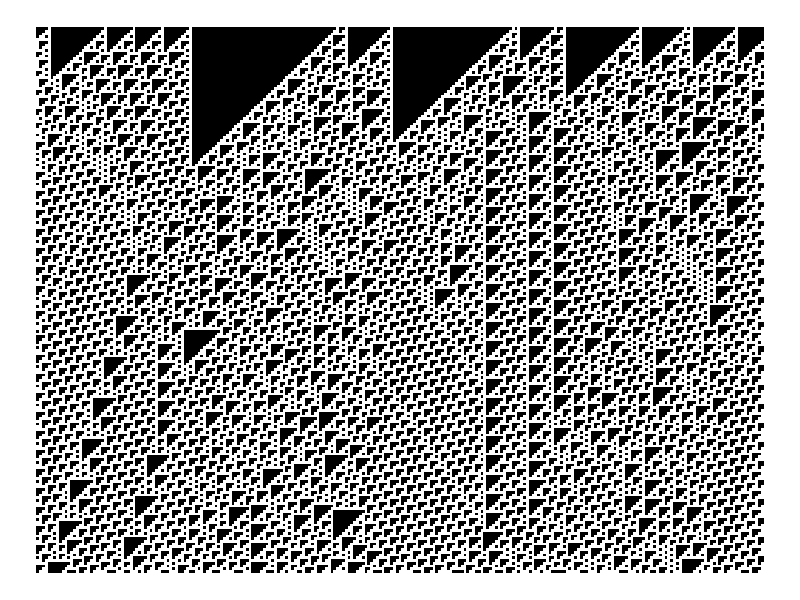

The R script that drew this image:
#To convert a number to binary
library(R.utils)

#To draw the plot
library(ggplot2)
library(reshape2)

#We stablish the number of colums
cell <- 257

#We create a matrix with the number of columns and rows desired, all values set to FALSE
#We will use FALSE as 0 (white) and TRUE as 1 (black)
ca <- matrix (FALSE, nrow = 200, ncol = cell)

#We write the number of the rule
rule_dec <- 137

#Using the number, we generate a vector with the corresponding binary number
rule_binary <- as.numeric(strsplit(intToBin(rule_dec), "")[[1]])

#We make sure the vector has length 8; otherwise, we fill it with 0s in the first positions
while (length(rule_binary)<8) {
  rule_binary <- c(0, rule_binary)
}

#We change the 0s for FALSE and the 1s for TRUE
rule <- as.logical(rule_binary)

#We define the function to apply the rule
#This function takes as input a matrix with values TRUE or FALSE and a binary vector of length 8
#The function goes over every value of the matrix (except the first row, which corresponds to initial conditions) applying the rule
#The cells in the first and last columns are taken as neighbors.
#The function returns the modified matrix
ca_rule <- function(ca, rule) {
  for (i in 2:nrow(ca)) {
    print (i)
    for (j in 1:ncol(ca)) {
      if (j==1){
        if (ca[i-1,ncol(ca)] == TRUE) {
          if (ca[i-1,j] == TRUE) {
            if (ca[i-1,j+1] == TRUE) {
              ca[i,j] <- rule[1]
            } else {
              ca[i,j] <- rule[2]
            }
          } else {
            if (ca[i-1,j+1] == TRUE) {
              ca[i,j] <- rule[3]
            } else {
              ca[i,j] <- rule[4]
            }
          }
        } else {
          if (ca[i-1,j] == TRUE) {
            if (ca[i-1,j+1] == TRUE) {
              ca[i,j] <- rule[5]
            } else {
              ca[i,j] <- rule[6]
            }
          } else {
            if (ca[i-1,j+1] == TRUE) {
              ca[i,j] <- rule[7]
            } else {
              ca[i,j] <- rule[8]
            }
          }
        }
      } else if (j==ncol(ca)) {
        if (ca[i-1,j-1] == TRUE) {
          if (ca[i-1,j] == TRUE) {
            if (ca[i-1,1] == TRUE) {
              ca[i,j] <- rule[1]
            } else {
              ca[i,j] <- rule[2]
            }
          } else {
            if (ca[i-1,1] == TRUE) {
              ca[i,j] <- rule[3]
            } else {
              ca[i,j] <- rule[4]
            }
          }
        } else {
          if (ca[i-1,j] == TRUE) {
            if (ca[i-1,1] == TRUE) {
              ca[i,j] <- rule[5]
            } else {
              ca[i,j] <- rule[6]
            }
          } else {
            if (ca[i-1,1] == TRUE) {
              ca[i,j] <- rule[7]
            } else {
              ca[i,j] <- rule[8]
            }
          }
        }
      } else {
        if (ca[i-1,j-1] == TRUE) {
          if (ca[i-1,j] == TRUE) {
            if (ca[i-1,j+1] == TRUE) {
              ca[i,j] <- rule[1]
            } else {
              ca[i,j] <- rule[2]
            }
          } else {
            if (ca[i-1,j+1] == TRUE) {
              ca[i,j] <- rule[3]
            } else {
              ca[i,j] <- rule[4]
            }
          }
        } else {
          if (ca[i-1,j] == TRUE) {
            if (ca[i-1,j+1] == TRUE) {
              ca[i,j] <- rule[5]
            } else {
              ca[i,j] <- rule[6]
            }
          } else {
            if (ca[i-1,j+1] == TRUE) {
              ca[i,j] <- rule[7]
            } else {
              ca[i,j] <- rule[8]
            }
          }
        }
      }
    }
  }
  return(ca)
}


#We set the initial conditions

#The middle cell black
#ca[1,cell/2] <- TRUE

#50% cells black and 50% cells white
#ca[1,] <- sample(c(TRUE,FALSE), size = cell, replace = TRUE, prob = c(0.5,0.5))

#25% cells black and 75% cells white
#ca[1,] <- sample(c(TRUE,FALSE), size = cell, replace = TRUE, prob = c(0.25,0.75))

#90% cells black and 10% cells white
ca[1,] <- sample(c(TRUE,FALSE), size = cell, replace = TRUE, prob = c(0.9,0.1))


#We apply the function
ca <- ca_rule(ca, rule)

#We plot the matrix
melted <- melt(ca)
ggplot(melted, aes(x = Var2, y = Var1, fill = value)) + geom_tile() +
  scale_fill_manual(values = c("white", "black")) +
  theme_bw() +
  scale_y_reverse() +
  theme_void() +
  theme(legend.position = "none")
  
